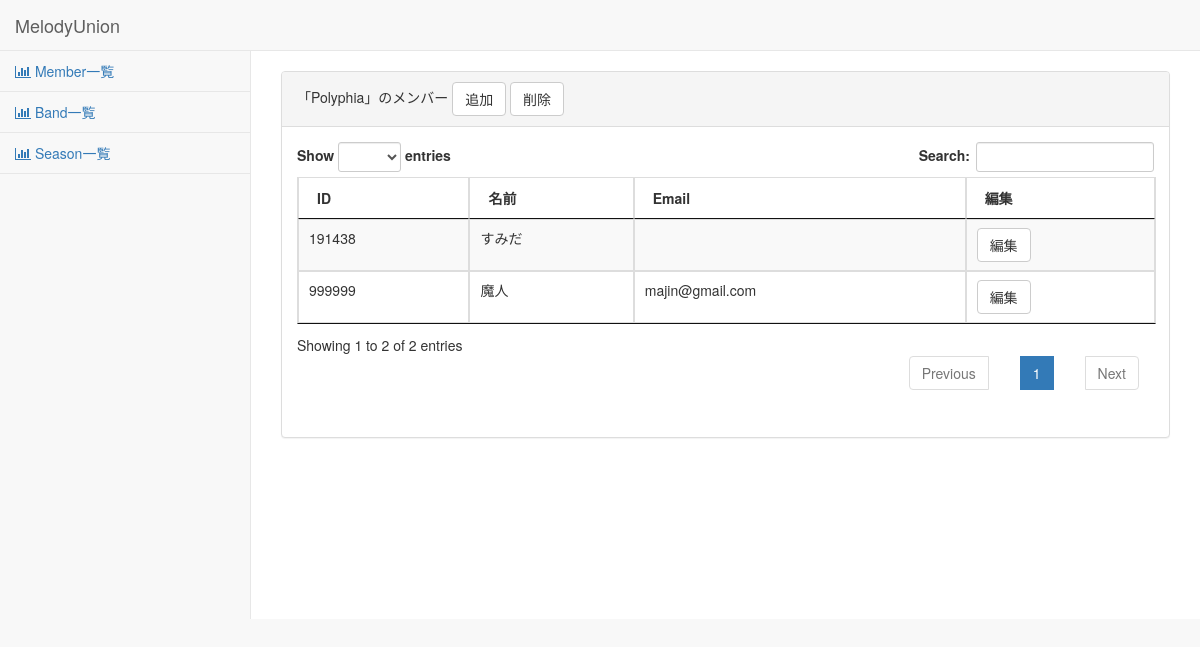
The app's page /band_member_list/12/ with its own data.
### bandlistmaker/models.py (models this page shows, shortened)
class Bands(models.Model):
	seasons = models.ForeignKey(Seasons, on_delete=models.PROTECT,null=True,blank=True)
	members = models.ManyToManyField(Members,null=True,blank=True)
	name = models.CharField(max_length=50)
	video_url = models.URLField(max_length=200,blank=True)

class Members(models.Model):
	id = models.CharField(max_length=6,primary_key=True)
	name = models.CharField(max_length=50)
	email = models.EmailField(blank=True)

### bandlistmaker/views.py (the view)
# urls.py: path('band_member_list/<int:pk>/', bandlistmaker_view.BandMemberListView.as_view(),name="band_member"),
class BandMemberListView(TemplateView):
	template_name = "band_member_list.html"
	def get(self, request, *args, **kwargs):
		context = super(BandMemberListView, self).get_context_data(**kwargs)
		band=Bands.objects.get(id=self.kwargs['pk'])
		name=band.name
		members = band.members.all()
		context = {
			'members' : members,
			'band':band,
			'name' : name
		}
		return render(self.request, self.template_name, context)

### bandlistmaker/templates/band_member_list.html (shortened to what this page needs)
{% extends "base.html" %}
{% load staticfiles %}
      {% block body %}
      <div id="wrapper">
        <div id="page-wrapper">
          <div class="row">
            <div class="col-lg-6 full-width margin-top-20percent" >
              <div class="panel panel-default full-width">
                <div class="panel-heading">
                  「{{name}}」のメンバー
				  <a class="btn btn-default" href="{% url 'add_band_member' band.pk%}" role="button">追加</a>
				  <a class="btn btn-default" href="{% url 'delete_band_member' band.pk%}" role="button">削除</a>
                </div>
                <div class="panel-body full-width full-height">
                  <table id="member-list-table" class="table table-striped table-bordered table-hover dataTable no-footer dtr-inline full-width">
                    <thead>
                      <tr>
                        <th>ID</th>
                        <th>名前</th>
                        <th>Email</th>
						<th>編集</th>
                      </tr>
                    </thead>
                    <tbody>
                    {% for member in members %}
                      <tr>
                        <td>{{member.id}}</td>
                        <td>{{member.name}}</td>
                        <td>{{member.email}}</td>
						<td><a class="btn btn-default" href="{% url 'edit_member' member.pk %}">編集</a></td>
                      </tr>
                    {% endfor %}
                    </tbody>
                  </table>
                </div>
              </div>
            </div>
          </div>
        </div>
      </div>
      {% endblock %}

### static/manager/css/structure.css (style rules this page uses)
.full-height { height: 100%; }
.full-width { width: 100%; }
.margin-top-20percent { margin-top: 20px; }

### records on screen
Bands: name "Polyphia"
Members: id "191438", name "すみだ"
Members: id "999999", name "魔人", email "majin@gmail.com"
